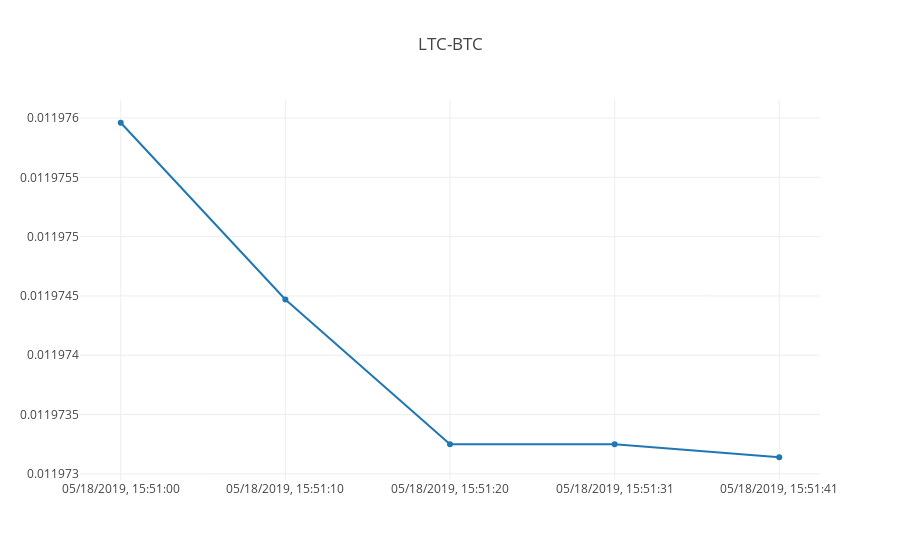

The notebook cell this image was saved under:
### Code cell
ltc_btc = go.Scatter(
    x = list(LTCBTC.keys()),
    y = list(LTCBTC.values()),
    name = 'LTC-BTC'
)

layout = go.Layout(
    title = 'LTC-BTC'
)

fig = go.Figure([ltc_btc], layout)
iplot(fig)

### Figure 1 — Plotly figure (JSON) as saved in the notebook; plotly's stock layout.template omitted (floating-point values rounded to 4 significant figures)
{"data": [{"name": "LTC-BTC", "type": "scatter", "uid": "fee377a6-8b6a-48c4-be8c-73875d30332a", "x": ["05/18/2019, 15:51:00", "05/18/2019, 15:51:10", "05/18/2019, 15:51:20", "05/18/2019, 15:51:31", "05/18/2019, 15:51:41"], "y": ["0.01197596", "0.01197447", "0.01197325", "0.01197325", "0.01197314"]}], "layout": {"title": {"text": "LTC-BTC"}}}
